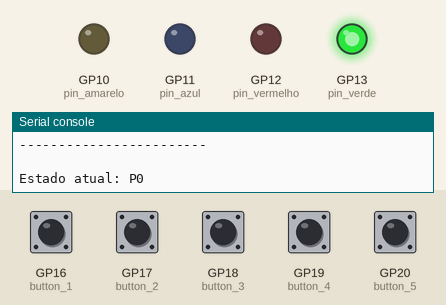
Simulated run of this program. Board: Raspberry Pi Pico running MicroPython. On the bench: output pins drawn as LEDs (lit = HIGH), the last lines printed to the serial console. Dashed ring = blinking. The test bench sets the inputs (shaded band); at power-on: GP16 (button_1), GP17 (button_2), GP18 (button_3), GP19 (button_4), GP20 (button_5) HIGH. The interpreter's speed is modelled, so counts of loop turns are approximate.

Above: at 1.2 s.
1.3 s: GP16 (button_1) pulled LOW for 1 s
At 2.6 s:
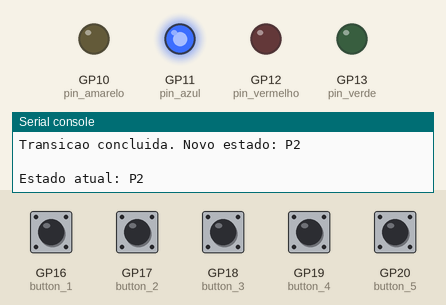
3.8 s: GP17 (button_2) pulled LOW for 0.15 s
At 5.2 s:
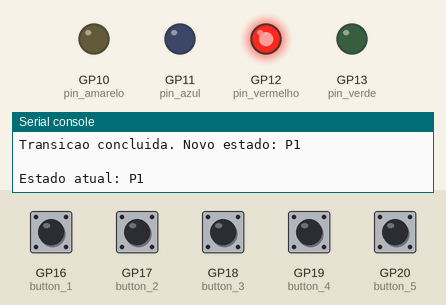
5.5 s: GP19 (button_4) pulled LOW for 0.15 s
At 6.6 s:
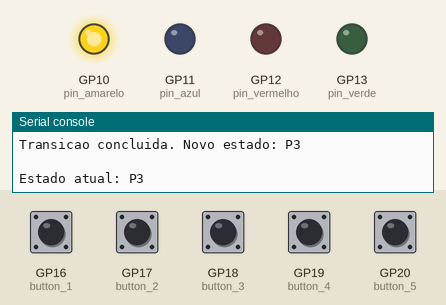
7.2 s: GP19 (button_4) pulled LOW for 1 s
At 7.52 s:
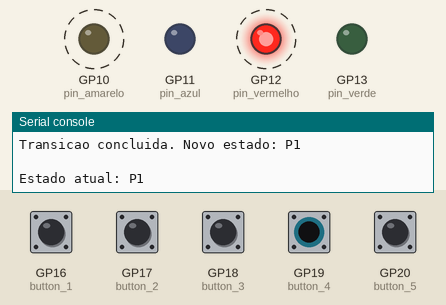
Timing chart, 0 to 10.2 s (numbered marks = the images above; inputs shaded):
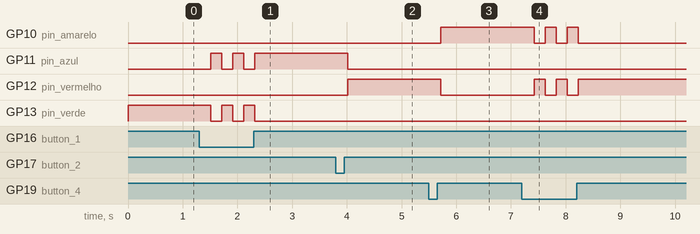

Measured:
- after the input at 1.3 s, GP11 (pin_azul): alternates HIGH for 0.20 s and LOW for 0.20 s, 5 changes in all, then stays HIGH, starting after 0.21 s; GP13 (pin_verde): alternates HIGH for 0.20 s and LOW for 0.20 s, 5 changes in all, then stays LOW, starting after 0.21 s
- after the input at 3.8 s, GP11 (pin_azul): HIGH → LOW after 0.22 s; GP12 (pin_vermelho): LOW → HIGH after 0.22 s
- after the input at 5.5 s, GP10 (pin_amarelo): LOW → HIGH after 0.22 s; GP12 (pin_vermelho): HIGH → LOW after 0.22 s
- after the input at 7.2 s, GP10 (pin_amarelo): alternates HIGH for 0.20 s and LOW for 0.20 s, 5 changes in all, then stays LOW, starting after 0.22 s; GP12 (pin_vermelho): alternates HIGH for 0.20 s and LOW for 0.20 s, 5 changes in all, then stays HIGH, starting after 0.22 s

The program:

rede-petri-raspberry.py
```python
import ure  # Use ure em vez de re para MicroPython
from machine import Pin
from utime import sleep

pml_string = """


<?xml version="1.0" encoding="ISO-8859-1"?><pnml>
<net id="Net-One" type="P/T net">
<token id="Default" enabled="true" red="0" green="0" blue="0"/>
<labels x="121" y="234" width="104" height="36" border="false">
<text>autonomous mode</text>
</labels>
<labels x="394" y="57" width="104" height="20" border="false">
<text>faul operation</text>
</labels>
<labels x="667" y="227" width="104" height="36" border="false">
<text>grid-connected mode</text>
</labels>
<labels x="418" y="372" width="104" height="36" border="false">
<text>synchonization operation</text>
</labels>
<place id="P0">
<graphics>
<position x="615.0" y="210.0"/>
</graphics>
<name>
<value>P0</value>
<graphics>
<offset x="0.0" y="0.0"/>
</graphics>
</name>
<initialMarking>
<value>Default,1</value>
<graphics>
<offset x="0.0" y="0.0"/>
</graphics>
</initialMarking>
<capacity>
<value>0</value>
</capacity>
</place>
<place id="P1">
<graphics>
<position x="210.0" y="210.0"/>
</graphics>
<name>
<value>P1</value>
<graphics>
<offset x="0.0" y="0.0"/>
</graphics>
</name>
<initialMarking>
<value>Default,0</value>
<graphics>
<offset x="0.0" y="0.0"/>
</graphics>
</initialMarking>
<capacity>
<value>0</value>
</capacity>
</place>
<place id="P2">
<graphics>
<position x="405.0" y="90.0"/>
</graphics>
<name>
<value>P2</value>
<graphics>
<offset x="0.0" y="0.0"/>
</graphics>
</name>
<initialMarking>
<value>Default,0</value>
<graphics>
<offset x="0.0" y="0.0"/>
</graphics>
</initialMarking>
<capacity>
<value>0</value>
</capacity>
</place>
<place id="P3">
<graphics>
<position x="420.0" y="315.0"/>
</graphics>
<name>
<value>P3</value>
<graphics>
<offset x="0.0" y="0.0"/>
</graphics>
</name>
<initialMarking>
<value>Default,0</value>
<graphics>
<offset x="0.0" y="0.0"/>
</graphics>
</initialMarking>
<capacity>
<value>0</value>
</capacity>
</place>
<transition id="T0">
<graphics>
<position x="540.0" y="90.0"/>
</graphics>
<name>
<value>T0</value>
<graphics>
<offset x="-5.0" y="35.0"/>
</graphics>
</name>
<orientation>
<value>0</value>
</orientation>
<rate>
<value>1.0</value>
</rate>
<timed>
<value>false</value>
</timed>
<infiniteServer>
<value>false</value>
</infiniteServer>
<priority>
<value>1</value>
</priority>
</transition>
<transition id="T1">
<graphics>
<position x="495.0" y="165.0"/>
</graphics>
<name>
<value>T1</value>
<graphics>
<offset x="-5.0" y="35.0"/>
</graphics>
</name>
<orientation>
<value>0</value>
</orientation>
<rate>
<value>1.0</value>
</rate>
<timed>
<value>false</value>
</timed>
<infiniteServer>
<value>false</value>
</infiniteServer>
<priority>
<value>1</value>
</priority>
</transition>
<transition id="T2">
<graphics>
<position x="330.0" y="135.0"/>
</graphics>
<name>
<value>T2</value>
<graphics>
<offset x="-5.0" y="35.0"/>
</graphics>
</name>
<orientation>
<value>0</value>
</orientation>
<rate>
<value>1.0</value>
</rate>
<timed>
<value>false</value>
</timed>
<infiniteServer>
<value>false</value>
</infiniteServer>
<priority>
<value>1</value>
</priority>
</transition>
<transition id="T4">
<graphics>
<position x="270.0" y="315.0"/>
</graphics>
<name>
<value>T4</value>
<graphics>
<offset x="-5.0" y="35.0"/>
</graphics>
</name>
<orientation>
<value>0</value>
</orientation>
<rate>
<value>1.0</value>
</rate>
<timed>
<value>false</value>
</timed>
<infiniteServer>
<value>false</value>
</infiniteServer>
<priority>
<value>1</value>
</priority>
</transition>
<transition id="T5">
<graphics>
<position x="330.0" y="255.0"/>
</graphics>
<name>
<value>T5</value>
<graphics>
<offset x="-5.0" y="35.0"/>
</graphics>
</name>
<orientation>
<value>0</value>
</orientation>
<rate>
<value>1.0</value>
</rate>
<timed>
<value>false</value>
</timed>
<infiniteServer>
<value>false</value>
</infiniteServer>
<priority>
<value>1</value>
</priority>
</transition>
<transition id="T6">
<graphics>
<position x="525.0" y="270.0"/>
</graphics>
<name>
<value>T6</value>
<graphics>
<offset x="-5.0" y="35.0"/>
</graphics>
</name>
<orientation>
<value>0</value>
</orientation>
<rate>
<value>1.0</value>
</rate>
<timed>
<value>false</value>
</timed>
<infiniteServer>
<value>false</value>
</infiniteServer>
<priority>
<value>1</value>
</priority>
</transition>
<transition id="T8">
<graphics>
<position x="405.0" y="210.0"/>
</graphics>
<name>
<value>T8</value>
<graphics>
<offset x="-5.0" y="35.0"/>
</graphics>
</name>
<orientation>
<value>0</value>
</orientation>
<rate>
<value>1.0</value>
</rate>
<timed>
<value>false</value>
</timed>
<infiniteServer>
<value>false</value>
</infiniteServer>
<priority>
<value>1</value>
</priority>
</transition>
<arc id="P0 to T0" source="P0" target="T0">
<graphics/>
<inscription>
<value>Default,1</value>
<graphics/>
</inscription>
<tagged>
<value>false</value>
</tagged>
<arcpath id="000" x="619" y="209" curvePoint="false"/>
<arcpath id="001" x="556" y="102" curvePoint="false"/>
<type value="normal"/>
</arc>
<arc id="P0 to T8" source="P0" target="T8">
<graphics/>
<inscription>
<value>Default,1</value>
<graphics/>
</inscription>
<tagged>
<value>false</value>
</tagged>
<arcpath id="000" x="612" y="222" curvePoint="false"/>
<arcpath id="001" x="421" y="222" curvePoint="false"/>
<type value="normal"/>
</arc>
<arc id="P1 to T5" source="P1" target="T5">
<graphics/>
<inscription>
<value>Default,1</value>
<graphics/>
</inscription>
<tagged>
<value>false</value>
</tagged>
<arcpath id="000" x="235" y="227" curvePoint="false"/>
<arcpath id="001" x="336" y="267" curvePoint="false"/>
<type value="normal"/>
</arc>
<arc id="P2 to T1" source="P2" target="T1">
<graphics/>
<inscription>
<value>Default,1</value>
<graphics/>
</inscription>
<tagged>
<value>false</value>
</tagged>
<arcpath id="000" x="428" y="111" curvePoint="false"/>
<arcpath id="001" x="501" y="177" curvePoint="false"/>
<type value="normal"/>
</arc>
<arc id="P2 to T2" source="P2" target="T2">
<graphics/>
<inscription>
<value>Default,1</value>
<graphics/>
</inscription>
<tagged>
<value>false</value>
</tagged>
<arcpath id="000" x="404" y="110" curvePoint="false"/>
<arcpath id="001" x="346" y="147" curvePoint="false"/>
<type value="normal"/>
</arc>
<arc id="P3 to T4" source="P3" target="T4">
<graphics/>
<inscription>
<value>Default,1</value>
<graphics/>
</inscription>
<tagged>
<value>false</value>
</tagged>
<arcpath id="000" x="417" y="327" curvePoint="false"/>
<arcpath id="001" x="286" y="327" curvePoint="false"/>
<type value="normal"/>
</arc>
<arc id="P3 to T6" source="P3" target="T6">
<graphics/>
<inscription>
<value>Default,1</value>
<graphics/>
</inscription>
<tagged>
<value>false</value>
</tagged>
<arcpath id="000" x="445" y="320" curvePoint="false"/>
<arcpath id="001" x="531" y="282" curvePoint="false"/>
<type value="normal"/>
</arc>
<arc id="T0 to P2" source="T0" target="P2">
<graphics/>
<inscription>
<value>Default,1</value>
<graphics/>
</inscription>
<tagged>
<value>false</value>
</tagged>
<arcpath id="000" x="546" y="102" curvePoint="false"/>
<arcpath id="001" x="431" y="102" curvePoint="false"/>
<type value="normal"/>
</arc>
<arc id="T1 to P0" source="T1" target="P0">
<graphics/>
<inscription>
<value>Default,1</value>
<graphics/>
</inscription>
<tagged>
<value>false</value>
</tagged>
<arcpath id="000" x="511" y="177" curvePoint="false"/>
<arcpath id="001" x="613" y="216" curvePoint="false"/>
<type value="normal"/>
</arc>
<arc id="T2 to P1" source="T2" target="P1">
<graphics/>
<inscription>
<value>Default,1</value>
<graphics/>
</inscription>
<tagged>
<value>false</value>
</tagged>
<arcpath id="000" x="336" y="147" curvePoint="false"/>
<arcpath id="001" x="234" y="213" curvePoint="false"/>
<type value="normal"/>
</arc>
<arc id="T4 to P1" source="T4" target="P1">
<graphics/>
<inscription>
<value>Default,1</value>
<graphics/>
</inscription>
<tagged>
<value>false</value>
</tagged>
<arcpath id="000" x="282" y="312" curvePoint="false"/>
<arcpath id="001" x="230" y="234" curvePoint="false"/>
<type value="normal"/>
</arc>
<arc id="T5 to P3" source="T5" target="P3">
<graphics/>
<inscription>
<value>Default,1</value>
<graphics/>
</inscription>
<tagged>
<value>false</value>
</tagged>
<arcpath id="000" x="346" y="267" curvePoint="false"/>
<arcpath id="001" x="419" y="318" curvePoint="false"/>
<type value="normal"/>
</arc>
<arc id="T6 to P0" source="T6" target="P0">
<graphics/>
<inscription>
<value>Default,1</value>
<graphics/>
</inscription>
<tagged>
<value>false</value>
</tagged>
<arcpath id="000" x="541" y="282" curvePoint="false"/>
<arcpath id="001" x="614" y="230" curvePoint="false"/>
<type value="normal"/>
</arc>
<arc id="T8 to P1" source="T8" target="P1">
<graphics/>
<inscription>
<value>Default,1</value>
<graphics/>
</inscription>
<tagged>
<value>false</value>
</tagged>
<arcpath id="000" x="411" y="222" curvePoint="false"/>
<arcpath id="001" x="236" y="222" curvePoint="false"/>
<type value="normal"/>
</arc>
</net>
</pnml>

"""


PIN_VERDE = 13       #P0
PIN_VERMELHO = 12    #P1
PIN_AZUL = 11        #P2
PIN_AMARELO = 10     #P3

BUTTON_1 = 16
BUTTON_2 = 17
BUTTON_3 = 18
BUTTON_4 = 19
BUTTON_5 = 20

# pin = Pin("LED", Pin.OUT)
pin_verde = Pin(PIN_VERDE, Pin.OUT)
pin_vermelho = Pin(PIN_VERMELHO, Pin.OUT)
pin_azul = Pin(PIN_AZUL, Pin.OUT)
pin_amarelo = Pin(PIN_AMARELO, Pin.OUT)

button_1 = Pin(BUTTON_1, Pin.IN, Pin.PULL_UP) # Pino 16
button_2 = Pin(BUTTON_2, Pin.IN, Pin.PULL_UP) # Pino 17
button_3 = Pin(BUTTON_3, Pin.IN, Pin.PULL_UP) # Pino 18
button_4 = Pin(BUTTON_4, Pin.IN, Pin.PULL_UP) # Pino 19
button_5 = Pin(BUTTON_5, Pin.IN, Pin.PULL_UP) # Pino 20

def extrair_places(pml_string):
    places = []
    padrao = ure.compile(r'<place id="(P\d+)">')
    padrao_marking = ure.compile(r'<initialMarking>\s*<value>(Default,\d+)</value>')

    pos = 0
    while True:
        match = padrao.search(pml_string[pos:])
        if not match:
            break

        place_id = match.group(1)

        # Encontra o fim do place atual
        inicio_place = pml_string.find('<place id="' + place_id + '">', pos)
        fim_place = pml_string.find('</place>', inicio_place)
        place_text = pml_string[inicio_place:fim_place]

        # Busca a marcação inicial específica deste place
        match_marking = padrao_marking.search(place_text)
        default_value = "0"
        if match_marking:
            marking = match_marking.group(1)
            default_value = marking.split(',')[1]  # Pega o número após 'Default,'

        places.append({
            "Type": "Place",
            "ID": place_id,
            "Name": place_id,
            "Default": default_value,
            "Capacity": "0"
        })

        pos = fim_place

    return places

def extrair_transitions(pml_string):
    transitions = []
    padrao = ure.compile(r'<transition id="(T\d+)">')

    pos = 0
    while True:
        match = padrao.search(pml_string[pos:])
        if not match:
            break

        trans_id = match.group(1)
        transitions.append({
            "Type": "Transition",
            "ID": trans_id,
            "Name": trans_id,
            "Default": "N/A",
            "Capacity": "N/A"
        })
        pos += match.end()

    return transitions

def extrair_arcos(pml_string):
    arcos = []
    padrao = ure.compile(r'<arc id="([^"]+)" source="([^"]+)" target="([^"]+)">')

    pos = 0
    while True:
        match = padrao.search(pml_string[pos:])
        if not match:
            break

        arc_id, source, target = match.group(1), match.group(2), match.group(3)
        arcos.append({
            "ID": arc_id,
            "Source": source,
            "Target": target,
            "Inscription": "Default,1"
        })
        pos += match.end()

    return arcos

# Substitui as buscas regex anteriores
elementos = []
elementos.extend(extrair_places(pml_string))
elementos.extend(extrair_transitions(pml_string))
lista_arcos = extrair_arcos(pml_string)

# Função para imprimir os arcos
def valida_estado_inicial():
    # Força o estado inicial como P0
    estado = "P0"
    print(f"Estado inicial: {estado}")

    # Verifica e mostra os arcos possíveis
    print(f"\nArcos da Rede de Petri para o estado {estado}:")
    print("------------------------")

    # Procura arcos que partem do estado inicial
    for arco in lista_arcos:
        if arco['Source'] == estado:
            print(f"ID: {arco['ID']}")
            print(f"De: {arco['Source']}")
            print(f"Para: {arco['Target']}")
            print(f"Inscricao: {arco['Inscription']}")
            print("------------------------")

    return estado

def mapear_transicoes():
    transicoes_possiveis = {}
    mapa_destinos = {}

    for elem in elementos:
        if elem['Type'] == 'Place':
            transicoes_possiveis[elem['ID']] = []

    for arco in lista_arcos:
        source = arco['Source']
        target = arco['Target']

        if source.startswith('P'):
            transicoes_possiveis[source].append(target)

        if source.startswith('T'):
            mapa_destinos[source] = target

    return transicoes_possiveis, mapa_destinos

def atualizar_leds(estado):
    # Primeiro, desliga todos os LEDs
    pin_verde.value(0)
    pin_vermelho.value(0)
    pin_azul.value(0)
    pin_amarelo.value(0)

    # Liga o LED correspondente ao estado atual
    if estado == "P0":
        pin_verde.value(1)
    elif estado == "P1":
        pin_vermelho.value(1)
    elif estado == "P2":
        pin_azul.value(1)
    elif estado == "P3":
        pin_amarelo.value(1)

def transicao_estado(estado, transicoes_possiveis, mapa_destinos):
    print(f"\nEstado atual: {estado}")
    # print("\nTransicoes possíveis:")

    while True:
        # Button 1 - Controla T0 e T1 (P0 <-> P2)
        if not button_1.value():
            if estado == "P0" and "T0" in transicoes_possiveis[estado]:
                novo_estado = mapa_destinos["T0"]
                break
            elif estado == "P2" and "T1" in transicoes_possiveis[estado]:
                novo_estado = mapa_destinos["T1"]
                break

        # Button 2 - Controla T2 (P2 -> P1)
        elif not button_2.value():
            if estado == "P2" and "T2" in transicoes_possiveis[estado]:
                novo_estado = mapa_destinos["T2"]
                break

        # Button 3 - Controla T8 (P0 -> P1)
        elif not button_3.value():
            if estado == "P0" and "T8" in transicoes_possiveis[estado]:
                novo_estado = mapa_destinos["T8"]
                break

        # Button 4 - Controla T4 e T5 (P1 <-> P3)
        elif not button_4.value():
            if estado == "P1" and "T5" in transicoes_possiveis[estado]:
                novo_estado = mapa_destinos["T5"]
                break
            elif estado == "P3" and "T4" in transicoes_possiveis[estado]:
                novo_estado = mapa_destinos["T4"]
                break

        # Button 5 - Controla T6 (P3 -> P0)
        elif not button_5.value():
            if estado == "P3" and "T6" in transicoes_possiveis[estado]:
                novo_estado = mapa_destinos["T6"]
                break

        sleep(0.1)  # Pequeno delay para não sobrecarregar o processador

    sleep(0.2)  # Debounce após pressionar botão

    # Atualiza os valores Default
    for elem in elementos:
        if elem['Type'] == 'Place' and elem['ID'] == estado:
            elem['Default'] = "0"
            break

    for elem in elementos:
        if elem['Type'] == 'Place' and elem['ID'] == novo_estado:
            elem['Default'] = "1"
            break

    print(f"\nTransicao concluida. Novo estado: {novo_estado}")
    atualizar_leds(novo_estado)
    return novo_estado

# Modifica o loop principal para continuar automaticamente
while True:
    try:
        # Gera o mapeamento de transições
        transicoes_possiveis, mapa_destinos = mapear_transicoes()

        # Na primeira iteração, começa com o estado inicial
        if 'estado_atual' not in locals():
            estado_atual = valida_estado_inicial()
            # Inicializa os LEDs com o estado inicial
            atualizar_leds(estado_atual)

        if estado_atual:
            # Obtém o próximo estado e atualiza estado_atual
            estado_atual = transicao_estado(estado_atual, transicoes_possiveis, mapa_destinos)

    except KeyboardInterrupt:
        print("\nPrograma finalizado pelo usuario.")
        break
```
